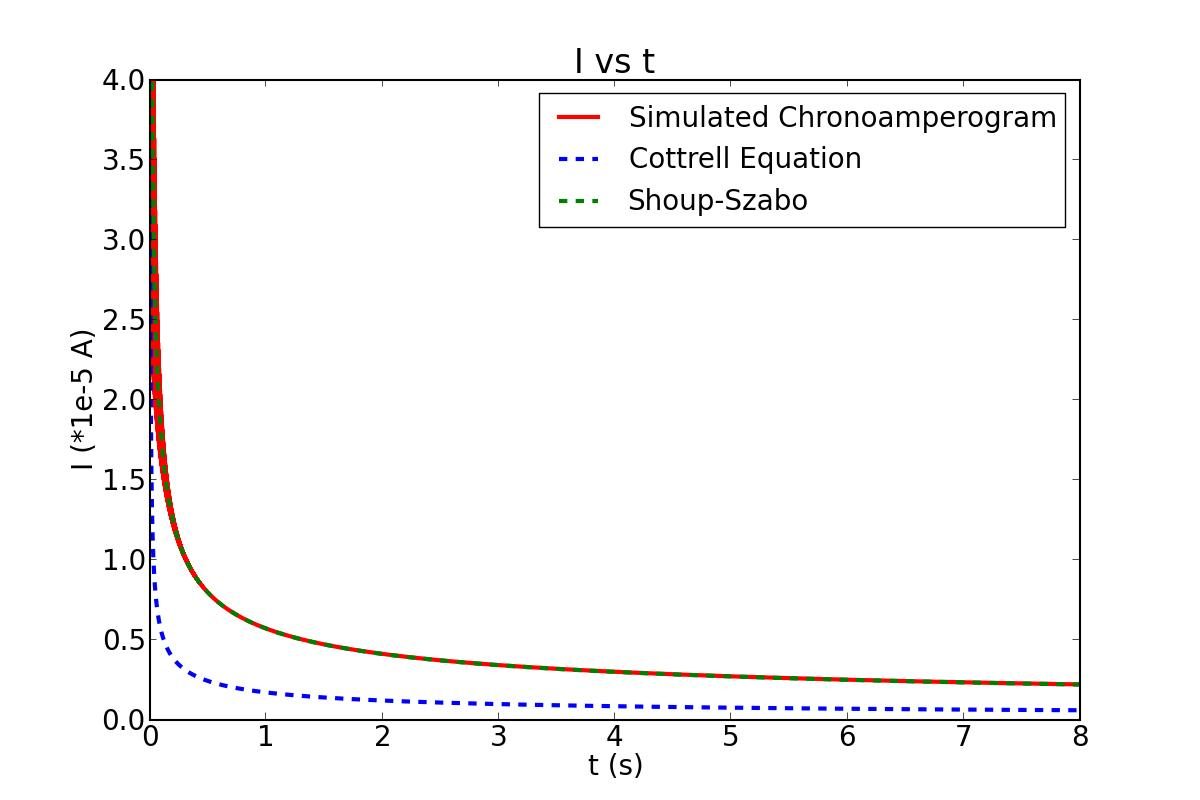

The Python source for this figure:

# Import math and plot functions
# -----------------------------------------------------------
import numpy as np
import matplotlib.pyplot as plt
import math

plt.rcParams['font.size'] = 20
plt.rcParams['axes.linewidth'] = 1.5 
plt.rcParams['lines.linewidth'] = 3
plt.rcParams['lines.markersize'] = 20
plt.rcParams['xtick.major.size'] = 5
plt.rcParams['ytick.major.size'] = 5
plt.rcParams['legend.fancybox'] = False
plt.rcParams['legend.shadow'] = False
plt.rcParams['legend.fontsize'] = 20

#load data
data = np.loadtxt("J and T.txt")
T = data[:,0]
J = data[:,1]

pi = np.pi
F = 96485.0
D_A = 1.0e-9
c_A = 1.0
re =  1.0e-3
db= 1.0

t = re*re*T/D_A
I = -2.0*pi*F*D_A*c_A*re*J


X = np.linspace(0.0001, 8.0, 10000, endpoint=True)
Y = F*re*re*c_A*np.sqrt(D_A/(pi*X))

x1 = np.linspace(0.0001, 8.0, 10000, endpoint=True)
y1= x1
y1 = 4.0*F*re*c_A*D_A*db*(0.7854+0.8863/np.sqrt(4.0*db*D_A*x1/(re*re))+0.2146*np.exp(-.7823/np.sqrt(4.0*db*D_A*x1/(re*re))))

#plot figure
plt.figure(figsize = (12,8))
plt.plot(t, 1e5*I, '-r', label = "Simulated Chronoamperogram")
plt.plot(X, 1e5*Y , '--b',label = "Cottrell Equation")
plt.plot(x1, 1e5*y1 ,'--g', label = "Shoup-Szabo")

plt.ylim(0,4)
plt.xlabel('t (s)')
plt.ylabel('I (*1e-5 A)')
plt.legend(loc = 1)
plt.title('I vs t')

#plt.savefig('Ivssqrt(T).pdf')
plt.savefig('IvsT.jpg')
plt.show()

